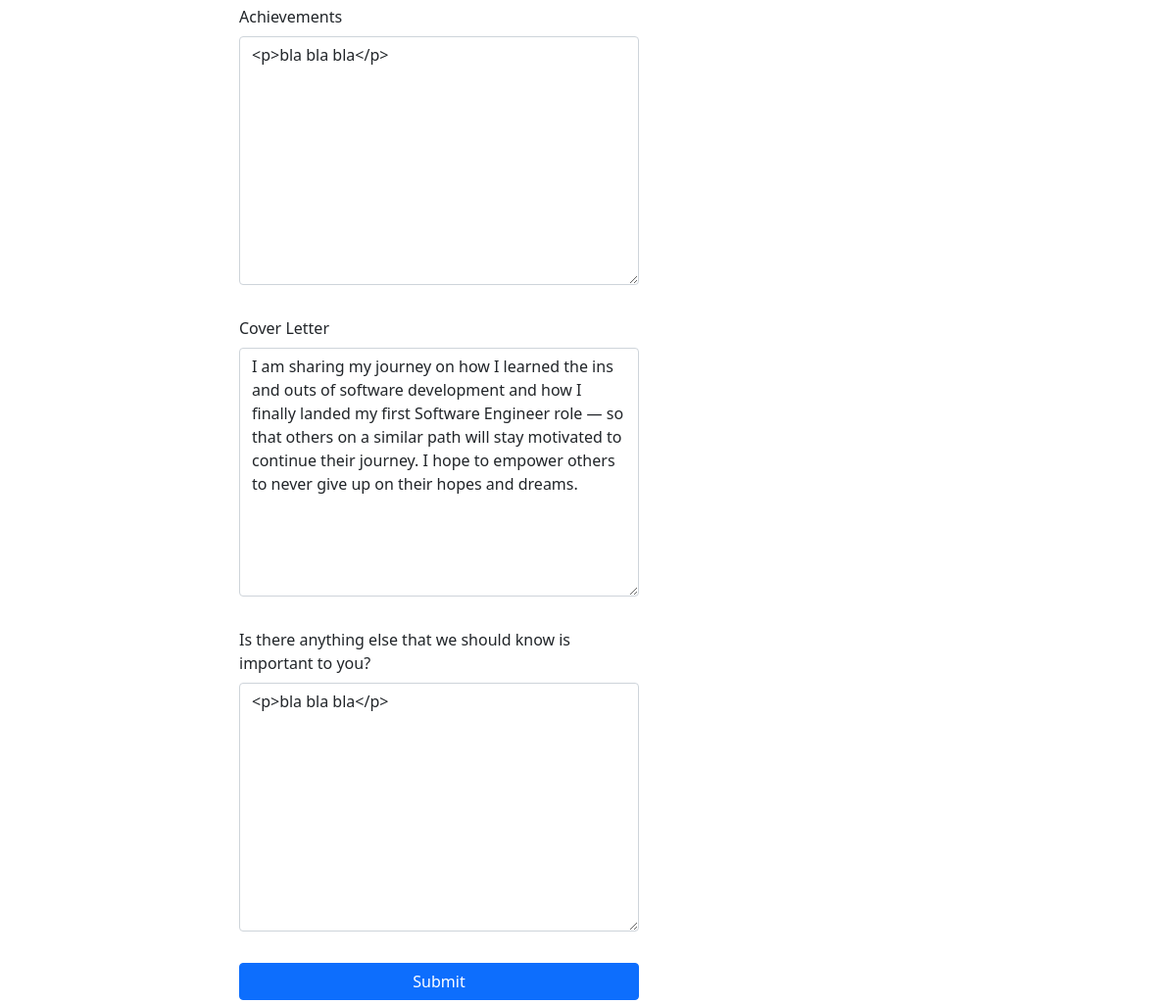
The page /auth/updateprofile/1/baritule-doe/ (lower part) on the database as committed earlier.
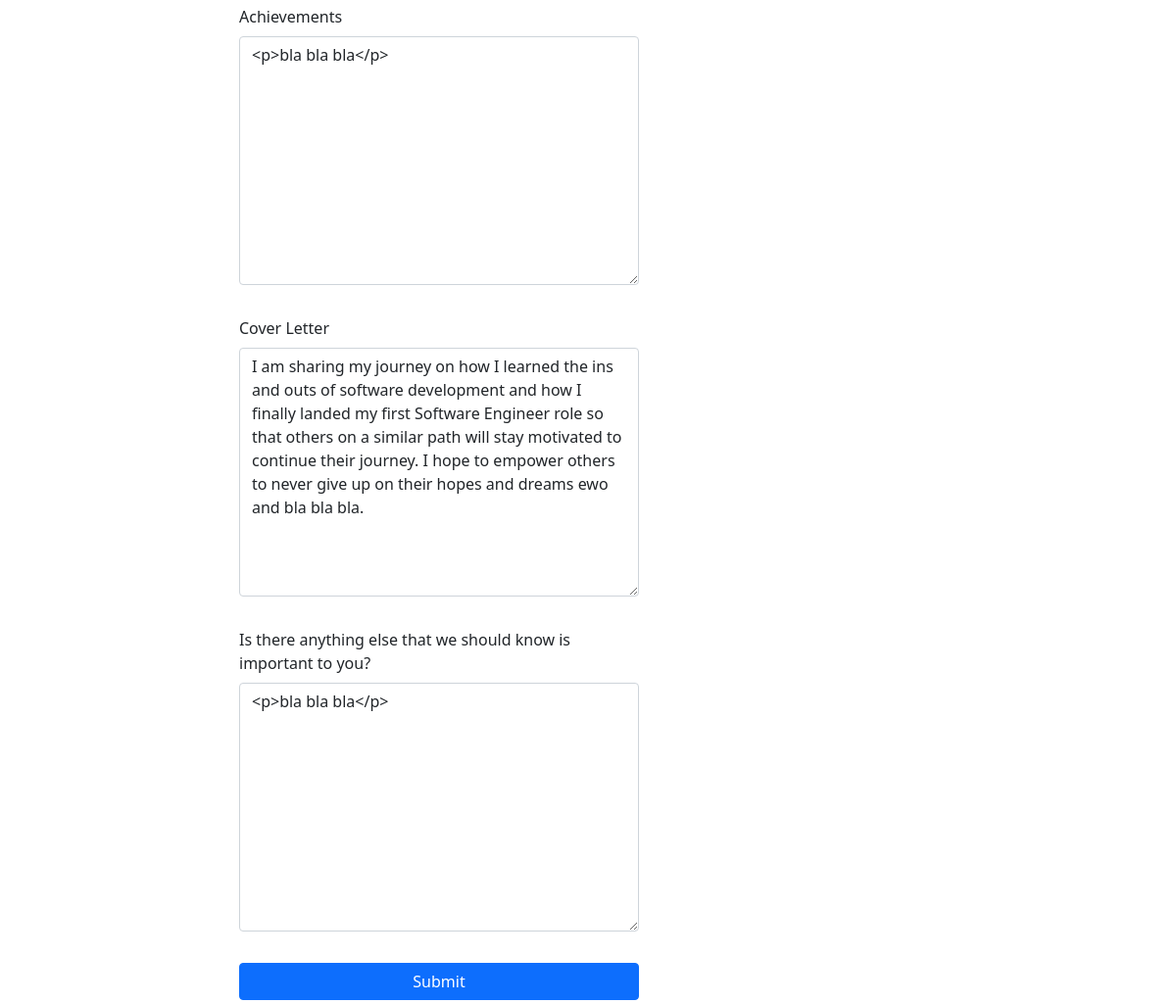
The same page on the database as committed later.
### auths/models.py (models this page shows, shortened)
class UserProfile(models.Model):
    OPTIONS = (
        ('Yes', 'Yes'),
        ('No', 'No'),
    )
    Availabity = (
        ('I am Ready To Start Now!', 'I am Ready To Start Now!'),
        ('I will be working In 1 Month', 'I will be working In 1 Month'),
        ('I will be working In 2 Month', 'I will be working In 2 Month')
    )
    user = models.ForeignKey(settings.AUTH_USER_MODEL, null=True, blank=True, on_delete=models.CASCADE)
    first_name = models.CharField(default='', blank=True, max_length=255)
    last_name = models.CharField(default='', blank=True, max_length=255)
    slug = models.SlugField(blank=True)
    display_photo= models.ImageField(upload_to='closers/', blank=True)
    code = models.CharField(default='', blank=True, max_length=9)
    qrcode = models.ImageField(upload_to='user_QRC_auth/', blank=True)
    gender = models.CharField(default="Male", max_length=6, blank=True, choices=(('Male', 'Male'), ('Female', 'Female')))
    category = models.CharField(default='', max_length=125, choices=(('Closer', 'Closer'), ('Appointment_setter', 'Appointment_setter'), ('Closer & Appointment_setter', 'Closer & Appointment_setter')), blank=True, null=True)
    nationality= CountryField(blank_label='(select country)')
    city = models.CharField(default='', max_length=100, blank=True)
    zip_code = models.CharField(default='', max_length=20, blank=True)
    location = CountryField(blank_label='(select location)')
    experience = models.CharField(default='', blank=True, max_length=9)
    resume = models.FileField(upload_to=f'resumes/', default='')
    document_type = models.FileField(upload_to=f'extras/', default='')
    education = models.CharField(default='', blank=True, max_length=255)
    skills = models.ManyToManyField('Skills', blank=True)
    work_type = models.CharField(default='', max_length=25, choices=(('Full-time', 'Full-time'), ('Part-time', 'Part-time')), blank=True, null=True)
    preferred_niche_to_sell = models.CharField(default='', max_length=20, choices=(('Coaching & Courses', 'Coaching & Courses'), ('Fitness & Suplement', 'Fitness & Suplement'), ('Business & Books', 'Business & Books')))
    days_available = models.ManyToManyField('Days', blank=True)
    hours_available = models.IntegerField(default=0, blank=True)
    call_per_day = models.IntegerField(default=0, blank=True)
    outbound_calls_per_day = models.IntegerField(default=0, blank=True)
    appointments_per_day = models.IntegerField(default=0, blank=True)
    income_per_month = models.IntegerField(default=0, blank=True)
    ticket_size = models.IntegerField(default=0, blank=True)
    highest_tickets = models.IntegerField(default=0, blank=True)
    highest_ticket_product = models.CharField(default='', blank=True, max_length=100)
    total_revenue_sales_career = models.IntegerField(default=0, blank=True)
    total_revenue_sales_three_yrs = models.IntegerField(default=0, blank=True)
    generated_revenue = models.IntegerField(default=0, blank=True)
    pay = models.CharField(default='', blank=True, max_length=10, choices=(('Hourly', 'Hourly'), ('Commission', 'Commission')))
    expected_commission=models.IntegerField(default=0, blank=True)
    expected_hourly_pay=models.IntegerField(default=0, blank=True)
    Why_are_you_interested_in_remote_sales = models.TextField(default='', blank=True, max_length=500)
    deal_breaker_for_you = models.TextField(default='', blank=True, max_length=500)
    What_offers_worked_on = models.TextField(default='', blank=True, max_length=500)
    what_niche = models.CharField(default="", max_length=100, blank=True)
    language = models.ManyToManyField('Language', blank=True)
    are_you_comfortable_with_commission_based_pay = models.CharField(max_length=255, choices=OPTIONS)
    past_trainings = models.CharField(default="", max_length=300, blank=True)
    past_leade_gen = models.CharField(max_length=255, choices=OPTIONS)
    reason = models.TextField(default='', blank=True, max_length=500)
    offers_worked_on_niche_and_ticket_price = models.CharField(default="", max_length=300, blank=True)
    offers_worked_on_past_years = models.CharField(default="", max_length=300, blank=True)
    reason_for_leaving_last_position = models.TextField(default='', blank=True, max_length=500)
    how_does_a_sales_fit_your_goals= models.TextField(default='', blank=True, max_length=500)
    average_units_sold = models.IntegerField(default=0, blank=True)
    average_tickets_sold = models.IntegerField(default=0, blank=True)
    timezone = models.CharField(default='', blank=True, max_length=100)
    profile_video = models.FileField(upload_to=f'profile_videos/', default='', blank=True)
    cover_letter = models.TextField(default='', blank=True, max_length=500)
    achievements = models.TextField(default='', blank=True, max_length=500)
    anything_else_important_to_you_that_we_should_know = models.TextField(default='', blank=True, max_length=500)
    verified = models.BooleanField(default=False, blank=True)
    start_date = models.CharField(default='', max_length=123, blank=True, choices=Availabity)
    created = models.DateTimeField(auto_now_add=True)

### auths/views.py (the view, shortened to what this page needs)
# urls.py: path('updateprofile/<int:pk>/<slug:slug>/', views.updateProfile, name="updateprofile"),
def updateProfile(request, pk, slug):
    data = UserProfile.objects.get(id=pk)
    form = UserProfileForm(instance=data)
    context = {
        'form':form
    }
    return render(request, 'updateprofile.html', context)

### auths/forms.py
class UserProfileForm(forms.ModelForm):
    class Meta:
        model = UserProfile
        fields = "__all__"

### auths/models.py (called while the page is built)
    def __str__(self):
        return self.skill

    def __str__(self):
        return str(self.name)

    def __str__(self):
        return str(self.day)

### templates/updateprofile.html (shortened to what this page needs)
<!doctype html>
{%load static%}
<html lang="en">
<head>
	<link rel="stylesheet" href="https://stackpath.bootstrapcdn.com/font-awesome/4.7.0/css/font-awesome.min.css">
	<link href="https://cdnjs.cloudflare.com/ajax/libs/select2/4.0.4/css/select2.min.css" rel="stylesheet" />
	<link rel="stylesheet" href="{%static 'css/style.css' %}">
	<link href="https://cdn.jsdelivr.net/npm/bootstrap@5.0.2/dist/css/bootstrap.min.css" rel="stylesheet"
>
	<link rel="stylesheet" href="//code.jquery.com/ui/1.12.1/themes/base/jquery-ui.css">
</head>
<body class="p-1">
	<body>
		<div class="row">
			<div class="col-9 p-0">
				<div class="container-sm pt-1 w-50">
					<form class="row g-3 needs-validation" autocomplete="off" method="POST" action=""
						enctype="multipart/form-data">
						<div class="mb-3 w-100">
							<label for="exampleFormControlTextarea3" class="form-label">Achievements</label>
							{{form.achievements}}
						</div>
						<div class="mb-3 w-100">
							<label for="exampleFormControlTextarea4" class="form-label">Cover Letter</label>
							{{form.cover_letter}}
						</div>
						<div class="mb-3 w-100">
							<label for="exampleFormControlTextarea4" class="form-label">Is there anything else that we
								should know is important to you?</label>
							{{form.anything_else_important_to_you_that_we_should_know}}
						</div>
						<div class="d-grid gap-2">
							<button class="btn btn-primary" type="submit" id="submit_btn">Submit</button>
						</div>
					</form>
				</div>
			</div>
			<div class="col-3 position-sticky">
			</div>
		</div>
	</body>
</html>

Rows that differ between the two databases and show on the page:
changed UserProfile "<p>bla bla bla</p>": cover_letter "…first Software Engineer role — so that others on a similar path will stay motivated to continue their journey. I hope to empower others to never give up on their hopes and dreams." → "…first Software Engineer role so that others on a similar path will stay motivated to continue their journey. I hope to empower others to never give up on their hopes and dreams ewo and bla bla bla."
